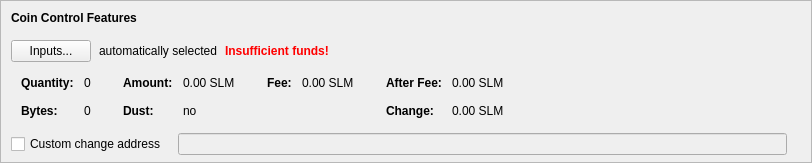
      <widget class="QFrame" name="frameCoinControl">
       <property name="sizePolicy">
        <sizepolicy hsizetype="Expanding" vsizetype="Fixed">
         <horstretch>0</horstretch>
         <verstretch>0</verstretch>
        </sizepolicy>
       </property>
       <property name="maximumSize">
        <size>
         <width>16777215</width>
         <height>16777215</height>
        </size>
       </property>
       <property name="frameShape">
        <enum>QFrame::StyledPanel</enum>
       </property>
       <property name="frameShadow">
        <enum>QFrame::Sunken</enum>
       </property>
       <layout class="QVBoxLayout" name="verticalLayoutCoinControl2">
        <property name="spacing">
         <number>0</number>
        </property>
        <property name="leftMargin">
         <number>0</number>
        </property>
        <property name="topMargin">
         <number>0</number>
        </property>
        <property name="rightMargin">
         <number>0</number>
        </property>
        <property name="bottomMargin">
         <number>6</number>
        </property>
        <item>
         <layout class="QVBoxLayout" name="verticalLayoutCoinControl" stretch="0,0,0,0,0">
          <property name="spacing">
           <number>0</number>
          </property>
          <property name="leftMargin">
           <number>10</number>
          </property>
          <property name="topMargin">
           <number>10</number>
          </property>
          <item>
           <layout class="QHBoxLayout" name="horizontalLayoutCoinControl1">
            <property name="bottomMargin">
             <number>15</number>
            </property>
            <item>
             <widget class="QLabel" name="labelCoinControlFeatures">
              <property name="sizePolicy">
               <sizepolicy hsizetype="Preferred" vsizetype="Maximum">
                <horstretch>0</horstretch>
                <verstretch>0</verstretch>
               </sizepolicy>
              </property>
              <property name="font">
               <font>
                <weight>75</weight>
                <bold>true</bold>
               </font>
              </property>
              <property name="styleSheet">
               <string notr="true">font-weight:bold;</string>
              </property>
              <property name="text">
               <string>Coin Control Features</string>
              </property>
             </widget>
            </item>
           </layout>
          </item>
          <item>
           <layout class="QHBoxLayout" name="horizontalLayoutCoinControl2" stretch="0,0,0,0">
            <property name="spacing">
             <number>8</number>
            </property>
            <property name="bottomMargin">
             <number>10</number>
            </property>
            <item>
             <widget class="QPushButton" name="pushButtonCoinControl">
              <property name="styleSheet">
               <string notr="true"/>
              </property>
              <property name="text">
               <string>Inputs...</string>
              </property>
              <property name="autoDefault">
               <bool>false</bool>
              </property>
             </widget>
            </item>
            <item>
             <widget class="QLabel" name="labelCoinControlAutomaticallySelected">
              <property name="text">
               <string>automatically selected</string>
              </property>
              <property name="margin">
               <number>5</number>
              </property>
             </widget>
            </item>
            <item>
             <widget class="QLabel" name="labelCoinControlInsuffFunds">
              <property name="font">
               <font>
                <weight>75</weight>
                <bold>true</bold>
               </font>
              </property>
              <property name="styleSheet">
               <string notr="true">color:red;font-weight:bold;</string>
              </property>
              <property name="text">
               <string>Insufficient funds!</string>
              </property>
              <property name="margin">
               <number>5</number>
              </property>
             </widget>
            </item>
            <item>
             <spacer name="horizontalSpacerCoinControl">
              <property name="orientation">
               <enum>Qt::Horizontal</enum>
              </property>
              <property name="sizeHint" stdset="0">
               <size>
                <width>40</width>
                <height>1</height>
               </size>
              </property>
             </spacer>
            </item>
           </layout>
          </item>
          <item>
           <widget class="QWidget" name="widgetCoinControl" native="true">
            <property name="sizePolicy">
             <sizepolicy hsizetype="Preferred" vsizetype="Preferred">
              <horstretch>0</horstretch>
              <verstretch>0</verstretch>
             </sizepolicy>
            </property>
            <property name="minimumSize">
             <size>
              <width>0</width>
              <height>0</height>
             </size>
            </property>
            <property name="styleSheet">
             <string notr="true"/>
            </property>
            <layout class="QHBoxLayout" name="horizontalLayoutCoinControl5">
             <property name="leftMargin">
              <number>0</number>
             </property>
             <property name="topMargin">
              <number>0</number>
             </property>
             <property name="rightMargin">
              <number>0</number>
             </property>
             <property name="bottomMargin">
              <number>0</number>
             </property>
             <item>
              <layout class="QHBoxLayout" name="horizontalLayoutCoinControl3" stretch="0,0,0,1">
               <property name="spacing">
                <number>20</number>
               </property>
               <property name="topMargin">
                <number>0</number>
               </property>
               <property name="bottomMargin">
                <number>10</number>
               </property>
               <item>
                <layout class="QFormLayout" name="formLayoutCoinControl1">
                 <property name="horizontalSpacing">
                  <number>10</number>
                 </property>
                 <property name="verticalSpacing">
                  <number>14</number>
                 </property>
                 <property name="leftMargin">
                  <number>10</number>
                 </property>
                 <property name="topMargin">
                  <number>4</number>
                 </property>
                 <property name="rightMargin">
                  <number>6</number>
                 </property>
                 <item row="0" column="0">
                  <widget class="QLabel" name="labelCoinControlQuantityText">
                   <property name="font">
                    <font>
                     <weight>75</weight>
                     <bold>true</bold>
                    </font>
                   </property>
                   <property name="text">
                    <string>Quantity:</string>
                   </property>
                   <property name="margin">
                    <number>0</number>
                   </property>
                  </widget>
                 </item>
                 <item row="0" column="1">
                  <widget class="QLabel" name="labelCoinControlQuantity">
                   <property name="cursor">
                    <cursorShape>IBeamCursor</cursorShape>
                   </property>
                   <property name="contextMenuPolicy">
                    <enum>Qt::ActionsContextMenu</enum>
                   </property>
                   <property name="text">
                    <string notr="true">0</string>
                   </property>
                   <property name="margin">
                    <number>0</number>
                   </property>
                   <property name="textInteractionFlags">
                    <set>Qt::LinksAccessibleByMouse|Qt::TextSelectableByKeyboard|Qt::TextSelectableByMouse</set>
                   </property>
                  </widget>
                 </item>
                 <item row="1" column="0">
                  <widget class="QLabel" name="labelCoinControlBytesText">
                   <property name="font">
                    <font>
                     <weight>75</weight>
                     <bold>true</bold>
                    </font>
                   </property>
                   <property name="text">
                    <string>Bytes:</string>
                   </property>
                  </widget>
                 </item>
                 <item row="1" column="1">
                  <widget class="QLabel" name="labelCoinControlBytes">
                   <property name="cursor">
                    <cursorShape>IBeamCursor</cursorShape>
                   </property>
                   <property name="contextMenuPolicy">
                    <enum>Qt::ActionsContextMenu</enum>
                   </property>
                   <property name="text">
                    <string notr="true">0</string>
                   </property>
                   <property name="textInteractionFlags">
                    <set>Qt::LinksAccessibleByMouse|Qt::TextSelectableByKeyboard|Qt::TextSelectableByMouse</set>
                   </property>
                  </widget>
                 </item>
                </layout>
               </item>
               <item>
                <layout class="QFormLayout" name="formLayoutCoinControl2">
                 <property name="horizontalSpacing">
                  <number>10</number>
                 </property>
                 <property name="verticalSpacing">
                  <number>14</number>
                 </property>
                 <property name="leftMargin">
                  <number>6</number>
                 </property>
                 <property name="topMargin">
                  <number>4</number>
                 </property>
                 <property name="rightMargin">
                  <number>6</number>
                 </property>
                 <item row="0" column="0">
                  <widget class="QLabel" name="labelCoinControlAmountText">
                   <property name="font">
                    <font>
                     <weight>75</weight>
                     <bold>true</bold>
                    </font>
                   </property>
                   <property name="text">
                    <string>Amount:</string>
                   </property>
                   <property name="margin">
                    <number>0</number>
                   </property>
                  </widget>
                 </item>
                 <item row="0" column="1">
                  <widget class="QLabel" name="labelCoinControlAmount">
                   <property name="cursor">
                    <cursorShape>IBeamCursor</cursorShape>
                   </property>
                   <property name="contextMenuPolicy">
                    <enum>Qt::ActionsContextMenu</enum>
                   </property>
                   <property name="text">
                    <string notr="true">0.00 SLM</string>
                   </property>
                   <property name="textInteractionFlags">
                    <set>Qt::LinksAccessibleByMouse|Qt::TextSelectableByKeyboard|Qt::TextSelectableByMouse</set>
                   </property>
                  </widget>
                 </item>
                 <item row="1" column="0">
                  <widget class="QLabel" name="labelCoinControlLowOutputText">
                   <property name="font">
                    <font>
                     <weight>75</weight>
                     <bold>true</bold>
                    </font>
                   </property>
                   <property name="text">
                    <string>Dust:</string>
                   </property>
                  </widget>
                 </item>
                 <item row="1" column="1">
                  <widget class="QLabel" name="labelCoinControlLowOutput">
                   <property name="cursor">
                    <cursorShape>IBeamCursor</cursorShape>
                   </property>
                   <property name="contextMenuPolicy">
                    <enum>Qt::ActionsContextMenu</enum>
                   </property>
                   <property name="text">
                    <string notr="true">no</string>
                   </property>
                   <property name="textInteractionFlags">
                    <set>Qt::LinksAccessibleByMouse|Qt::TextSelectableByKeyboard|Qt::TextSelectableByMouse</set>
                   </property>
                  </widget>
                 </item>
                </layout>
               </item>
               <item>
                <layout class="QFormLayout" name="formLayoutCoinControl3">
                 <property name="horizontalSpacing">
                  <number>10</number>
                 </property>
                 <property name="verticalSpacing">
                  <number>14</number>
                 </property>
                 <property name="leftMargin">
                  <number>6</number>
                 </property>
                 <property name="topMargin">
                  <number>4</number>
                 </property>
                 <property name="rightMargin">
                  <number>6</number>
                 </property>
                 <item row="0" column="0">
                  <widget class="QLabel" name="labelCoinControlFeeText">
                   <property name="font">
                    <font>
                     <weight>75</weight>
                     <bold>true</bold>
                    </font>
                   </property>
                   <property name="text">
                    <string>Fee:</string>
                   </property>
                   <property name="margin">
                    <number>0</number>
                   </property>
                  </widget>
                 </item>
                 <item row="0" column="1">
                  <widget class="QLabel" name="labelCoinControlFee">
                   <property name="cursor">
                    <cursorShape>IBeamCursor</cursorShape>
                   </property>
                   <property name="contextMenuPolicy">
                    <enum>Qt::ActionsContextMenu</enum>
                   </property>
                   <property name="text">
                    <string notr="true">0.00 SLM</string>
                   </property>
                   <property name="textInteractionFlags">
                    <set>Qt::LinksAccessibleByMouse|Qt::TextSelectableByKeyboard|Qt::TextSelectableByMouse</set>
                   </property>
                  </widget>
                 </item>
                </layout>
               </item>
               <item>
                <layout class="QFormLayout" name="formLayoutCoinControl4">
                 <property name="horizontalSpacing">
                  <number>10</number>
                 </property>
                 <property name="verticalSpacing">
                  <number>14</number>
                 </property>
                 <property name="leftMargin">
                  <number>6</number>
                 </property>
                 <property name="topMargin">
                  <number>4</number>
                 </property>
                 <property name="rightMargin">
                  <number>6</number>
                 </property>
                 <item row="0" column="0">
                  <widget class="QLabel" name="labelCoinControlAfterFeeText">
                   <property name="font">
                    <font>
                     <weight>75</weight>
                     <bold>true</bold>
                    </font>
                   </property>
                   <property name="text">
                    <string>After Fee:</string>
                   </property>
                   <property name="margin">
                    <number>0</number>
                   </property>
                  </widget>
                 </item>
                 <item row="0" column="1">
                  <widget class="QLabel" name="labelCoinControlAfterFee">
                   <property name="cursor">
                    <cursorShape>IBeamCursor</cursorShape>
                   </property>
                   <property name="contextMenuPolicy">
                    <enum>Qt::ActionsContextMenu</enum>
                   </property>
                   <property name="text">
                    <string notr="true">0.00 SLM</string>
                   </property>
                   <property name="textInteractionFlags">
                    <set>Qt::LinksAccessibleByMouse|Qt::TextSelectableByKeyboard|Qt::TextSelectableByMouse</set>
                   </property>
                  </widget>
                 </item>
                 <item row="1" column="0">
                  <widget class="QLabel" name="labelCoinControlChangeText">
                   <property name="font">
                    <font>
                     <weight>75</weight>
                     <bold>true</bold>
                    </font>
                   </property>
                   <property name="text">
                    <string>Change:</string>
                   </property>
                  </widget>
                 </item>
                 <item row="1" column="1">
                  <widget class="QLabel" name="labelCoinControlChange">
                   <property name="cursor">
                    <cursorShape>IBeamCursor</cursorShape>
                   </property>
                   <property name="contextMenuPolicy">
                    <enum>Qt::ActionsContextMenu</enum>
                   </property>
                   <property name="text">
                    <string notr="true">0.00 SLM</string>
                   </property>
                   <property name="textInteractionFlags">
                    <set>Qt::LinksAccessibleByMouse|Qt::TextSelectableByKeyboard|Qt::TextSelectableByMouse</set>
                   </property>
                  </widget>
                 </item>
                </layout>
               </item>
              </layout>
             </item>
            </layout>
           </widget>
          </item>
          <item>
           <layout class="QHBoxLayout" name="horizontalLayoutCoinControl4" stretch="0,0,0">
            <property name="spacing">
             <number>12</number>
            </property>
            <property name="sizeConstraint">
             <enum>QLayout::SetDefaultConstraint</enum>
            </property>
            <property name="topMargin">
             <number>5</number>
            </property>
            <property name="rightMargin">
             <number>5</number>
            </property>
            <item>
             <widget class="QCheckBox" name="checkBoxCoinControlChange">
              <property name="toolTip">
               <string>If this is activated, but the change address is empty or invalid, change will be sent to a newly generated address.</string>
              </property>
              <property name="text">
               <string>Custom change address</string>
              </property>
             </widget>
            </item>
            <item>
             <widget class="QValidatedLineEdit" name="lineEditCoinControlChange">
              <property name="enabled">
               <bool>false</bool>
              </property>
              <property name="sizePolicy">
               <sizepolicy hsizetype="Expanding" vsizetype="Fixed">
                <horstretch>0</horstretch>
                <verstretch>0</verstretch>
               </sizepolicy>
              </property>
             </widget>
            </item>
            <item>
             <widget class="QLabel" name="labelCoinControlChangeLabel">
              <property name="sizePolicy">
               <sizepolicy hsizetype="Preferred" vsizetype="Expanding">
                <horstretch>0</horstretch>
                <verstretch>0</verstretch>
               </sizepolicy>
              </property>
              <property name="minimumSize">
               <size>
                <width>0</width>
                <height>0</height>
               </size>
              </property>
              <property name="text">
               <string/>
              </property>
              <property name="margin">
               <number>3</number>
              </property>
             </widget>
            </item>
           </layout>
          </item>
          <item>
           <spacer name="verticalSpacerCoinControl">
            <property name="orientation">
             <enum>Qt::Vertical</enum>
            </property>
            <property name="sizeHint" stdset="0">
             <size>
              <width>800</width>
              <height>1</height>
             </size>
            </property>
           </spacer>
          </item>
         </layout>
        </item>
       </layout>
      </widget>
